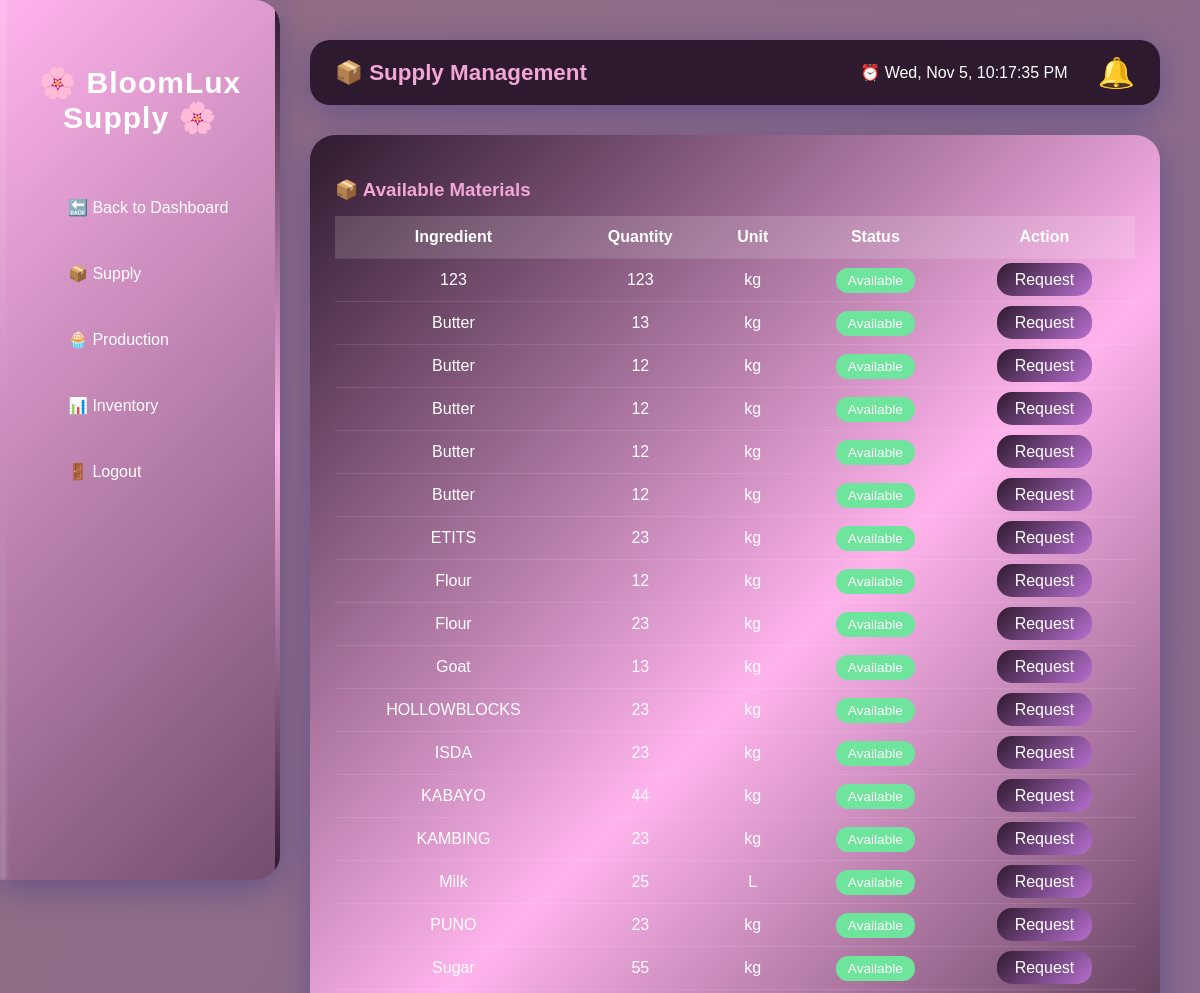
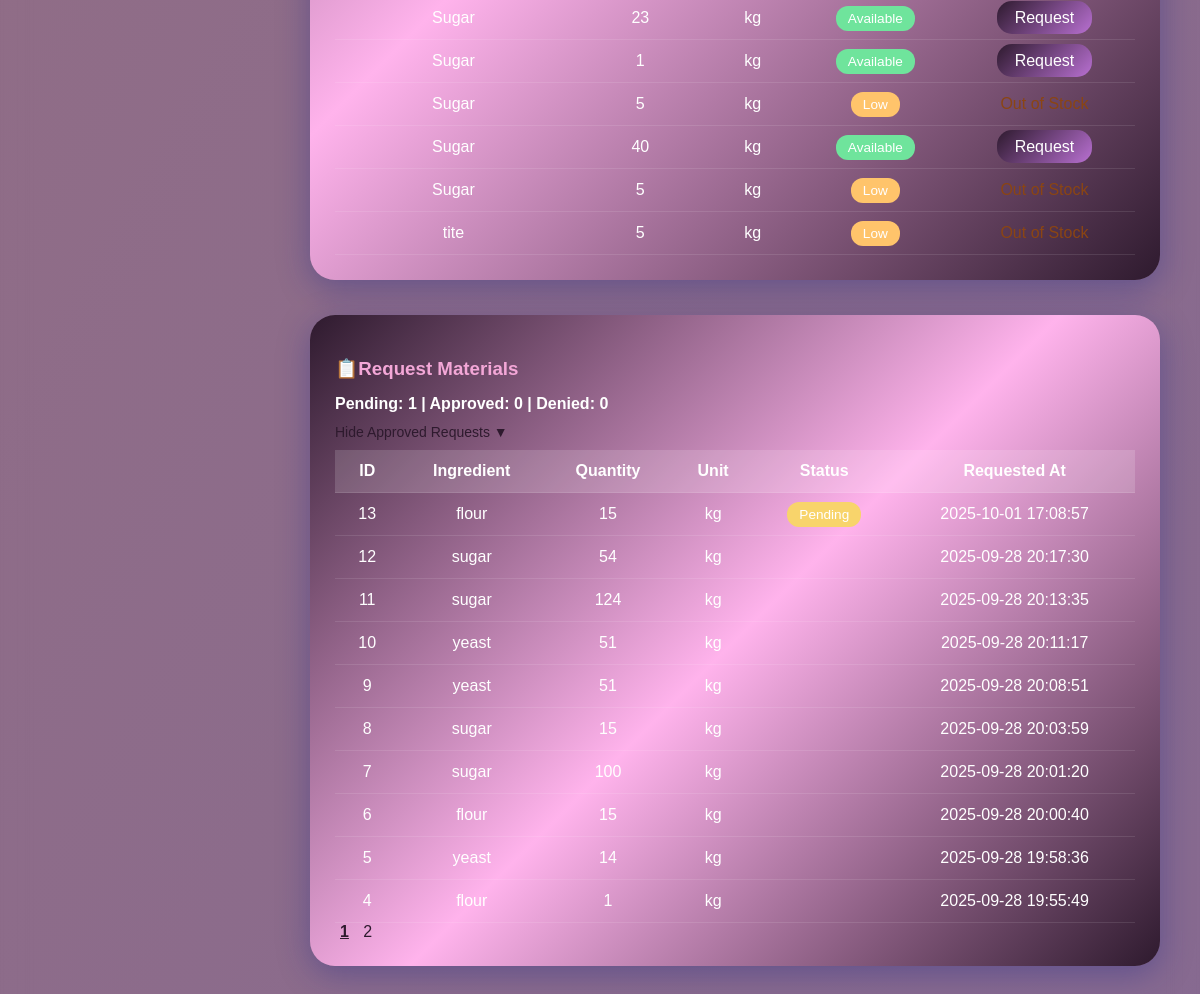
The app's page /supply.php (signed in), older data (2 pictures, top to bottom).
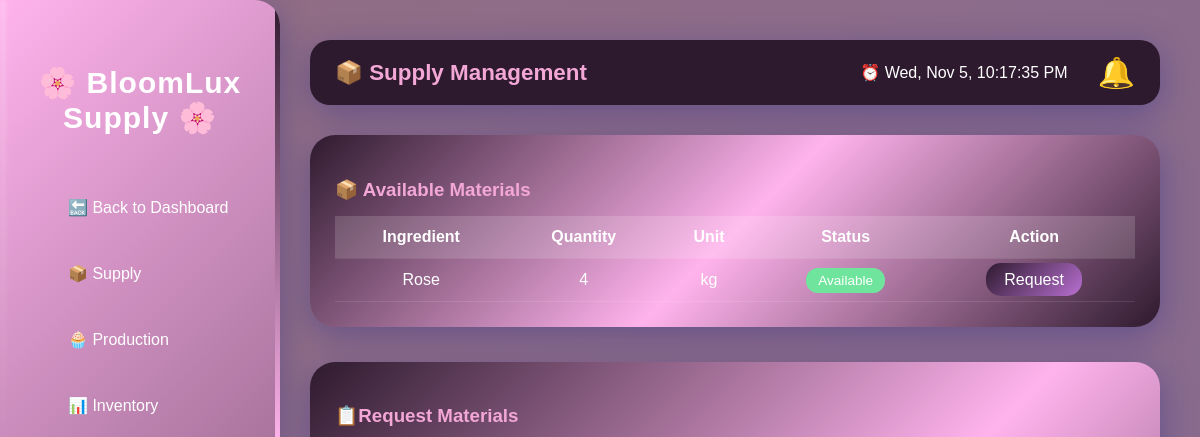
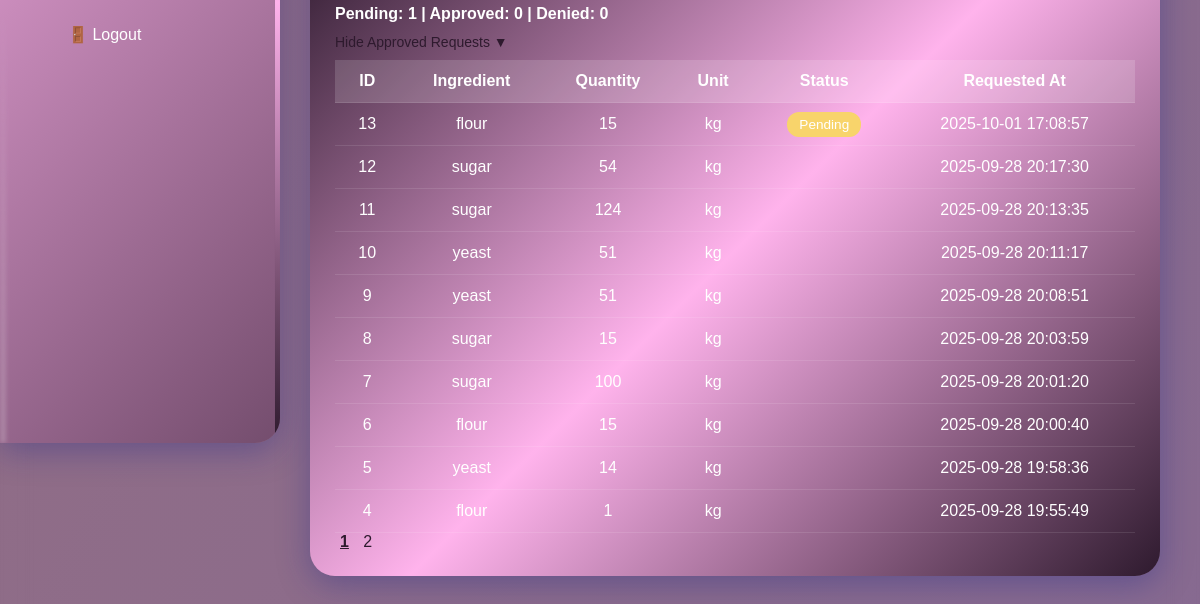
The same page, newer data (2 pictures, top to bottom).
### tables this page shows
CREATE TABLE `inventory` (
  `id` int(11) NOT NULL,
  `item_name` varchar(100) NOT NULL,
  `quantity` int(11) NOT NULL DEFAULT 0,
  `unit` varchar(50) NOT NULL,
  `status` enum('available','low','out') DEFAULT 'available',
  `updated_at` timestamp NOT NULL DEFAULT current_timestamp() ON UPDATE current_timestamp(),
  `created_at` timestamp NOT NULL DEFAULT current_timestamp()
);

CREATE TABLE `requests` (
  `id` int(11) NOT NULL,
  `ingredient_id` int(11) NOT NULL,
  `user_id` int(11) NOT NULL,
  `ingredient_name` varchar(100) NOT NULL,
  `quantity` int(11) NOT NULL,
  `notes` text DEFAULT NULL,
  `unit` varchar(50) DEFAULT NULL,
  `status` enum('pending','approved','completed') DEFAULT 'pending',
  `requested_at` timestamp NOT NULL DEFAULT current_timestamp()
);

### supply.php (the view, shortened to what the changed rows need)
<?php
include 'backend/init.php';
$limit = 10;
$page = isset($_GET['page']) ? max(1, intval($_GET['page'])) : 1;
$offset = ($page - 1) * $limit;
$stmt = $conn->prepare("SELECT COUNT(*) AS c FROM requests");
$stmt->execute();
$total_requests = $stmt->get_result()->fetch_assoc()['c'];
$total_pages = ceil($total_requests / $limit);
$stmt = $conn->prepare("SELECT * FROM requests ORDER BY requested_at DESC LIMIT ? OFFSET ?");
$stmt->bind_param("ii", $limit, $offset);
$stmt->execute();
$result_requests = $stmt->get_result();
?>
<!DOCTYPE html>
<html lang="en">
<head>
    <link rel="stylesheet" href="css/supply.css">
</head>
<body>
    <div class="sidebar">
        <h2>🌸 BloomLux Supply 🌸</h2>
    </div>
    <div class="main">
        <div class="card">
            <div class="table-container">
                <table>
                    <tr>
                        <th>Ingredient</th>
                        <th>Quantity</th>
                        <th>Unit</th>
                        <th>Status</th>
                        <th>Action</th>
                    </tr>
                    <?php
                    $stmt = $conn->prepare("SELECT * FROM inventory ORDER BY item_name ASC");
                    $stmt->execute();
                    $inv_result = $stmt->get_result();
                    if ($inv_result->num_rows > 0):
                        while ($item = $inv_result->fetch_assoc()):
                            $isAvailable = strtolower($item['status']) === 'available' && intval($item['quantity']) > 0;
                    ?>
                            <tr>
                                <td><?= htmlspecialchars($item['item_name']); ?></td>
                                <td><?= htmlspecialchars($item['quantity']); ?></td>
                                <td><?= htmlspecialchars($item['unit']); ?></td>
                                <td>
                                    <span class="badge <?= strtolower($item['status']); ?>">
                                        <?= ucfirst($item['status']); ?>
                                    </span>
                                </td>
                                <td>
                                    <?php if ($isAvailable): ?>
                                        <a href="request_form.php?ingredient=<?= urlencode($item['item_name']); ?>" class="btn">Request</a>
                                    <?php else: ?>
                                        <span style="color:#8b4513;">Out of Stock</span>
                                    <?php endif; ?>
                                </td>
                            </tr>
                        <?php
                        endwhile;
                    else:
                        ?>
                        <tr>
                            <td colspan="5" style="color:#8b4513;">No items found in inventory.</td>
                        </tr>
                    <?php endif; ?>
                </table>
            </div>
        </div>
        <div class="card">
            <table class="request-table">
                <tr>
                    <th>ID</th>
                    <th>Ingredient</th>
                    <th>Quantity</th>
                    <th>Unit</th>
                    <th>Status</th>
                    <th>Requested At</th>
                </tr>
                <?php if ($result_requests->num_rows > 0): ?>
                    <?php while ($row = $result_requests->fetch_assoc()): ?>
                        <tr class="<?= strtolower($row['status']); ?>">
                            <td><?= $row['id']; ?></td>
                            <td><?= htmlspecialchars($row['ingredient_name']); ?></td>
                            <td><?= htmlspecialchars($row['quantity']); ?></td>
                            <td><?= htmlspecialchars($row['unit']); ?></td>
                            <td>
                                <span class="badge <?= strtolower($row['status']); ?>">
                                    <?= ucfirst($row['status']); ?>
                                </span>
                            </td>
                            <td><?= $row['requested_at']; ?></td>
                        </tr>
                    <?php endwhile; ?>
                <?php else: ?>
                    <tr>
                        <td colspan="6" style="color:#8b4513;">No ingredient requests yet.</td>
                    </tr>
                <?php endif; ?>
            </table>
            <div class="pagination">
                <?php for ($i = 1; $i <= $total_pages; $i++): ?>
                    <a href="?page=<?= $i ?>" class="<?= $i == $page ? 'active' : '' ?>"><?= $i ?></a>
                <?php endfor; ?>
            </div>
        </div>
    </div>
</body>
</html>

Row changes from the older to the newer data that the page shows:
removed inventory: item_name "123", quantity "123", unit "kg", status "Available"
removed inventory: item_name "Butter", quantity "13", unit "kg", status "Available"
removed inventory: item_name "Butter", quantity "12", unit "kg", status "Available"
removed inventory: item_name "Butter", quantity "12", unit "kg", status "Available"
removed inventory: item_name "Butter", quantity "12", unit "kg", status "Available"
removed inventory: item_name "Butter", quantity "12", unit "kg", status "Available"
removed inventory: item_name "ETITS", quantity "23", unit "kg", status "Available"
removed inventory: item_name "Flour", quantity "12", unit "kg", status "Available"
removed inventory: item_name "Flour", quantity "23", unit "kg", status "Available"
removed inventory: item_name "Goat", quantity "13", unit "kg", status "Available"
removed inventory: item_name "HOLLOWBLOCKS", quantity "23", unit "kg", status "Available"
removed inventory: item_name "ISDA", quantity "23", unit "kg", status "Available"
removed inventory: item_name "KABAYO", quantity "44", unit "kg", status "Available"
removed inventory: item_name "KAMBING", quantity "23", unit "kg", status "Available"
removed inventory: item_name "Milk", quantity "25", unit "L", status "Available"
removed inventory: item_name "PUNO", quantity "23", unit "kg", status "Available"
removed inventory: item_name "Sugar", quantity "55", unit "kg", status "Available"
removed inventory: item_name "Sugar", quantity "23", unit "kg", status "Available"
removed inventory: item_name "Sugar", quantity "1", unit "kg", status "Available"
removed inventory: item_name "Sugar", quantity "5", unit "kg", status "Low"
removed inventory: item_name "Sugar", quantity "40", unit "kg", status "Available"
removed inventory: item_name "Sugar", quantity "5", unit "kg", status "Low", shows "Out of Stock"
removed inventory: item_name "tite", quantity "5", unit "kg", status "Low", shows "Out of Stock"
added inventory: item_name "Rose", quantity "4", unit "kg", status "Available"
